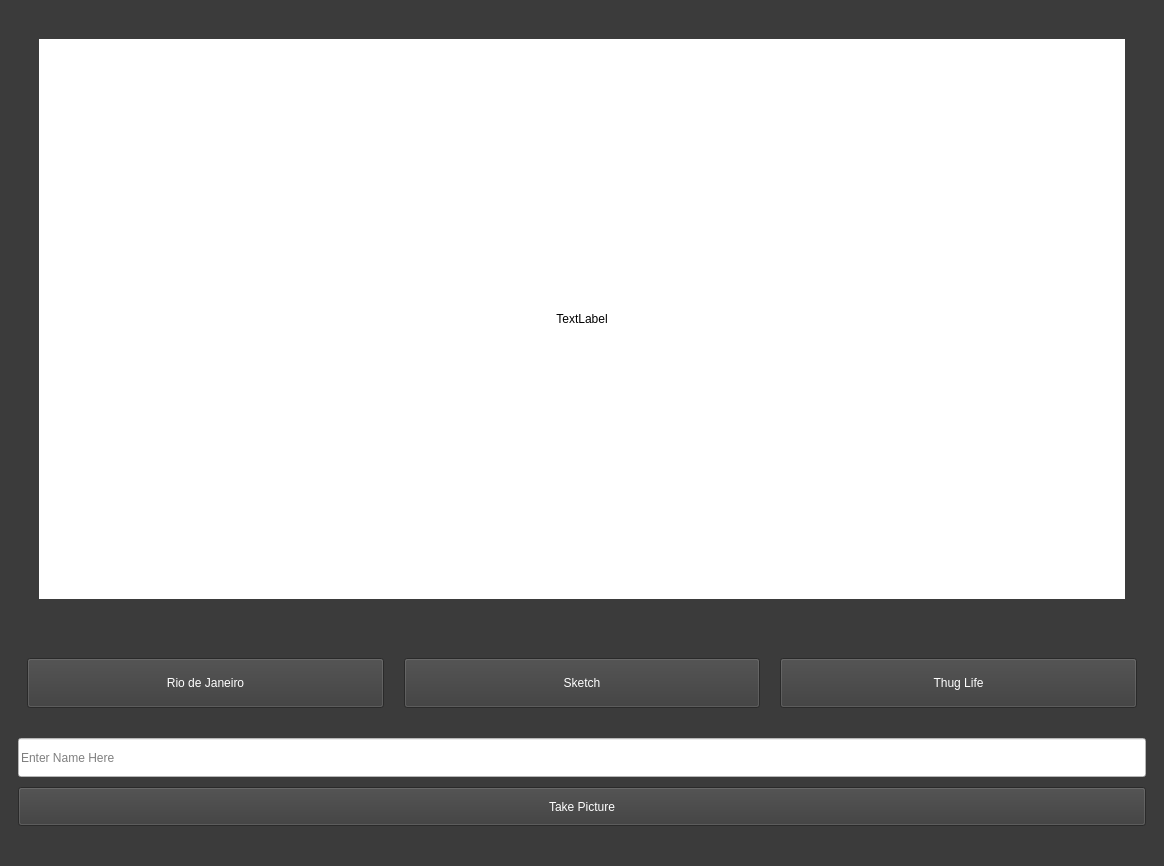
<?xml version="1.0" encoding="UTF-8"?>
<ui version="4.0">
 <class>Filter_Me</class>
 <widget class="QMainWindow" name="Filter_Me">
  <property name="geometry">
   <rect>
    <x>0</x>
    <y>0</y>
    <width>1164</width>
    <height>866</height>
   </rect>
  </property>
  <property name="minimumSize">
   <size>
    <width>1084</width>
    <height>866</height>
   </size>
  </property>
  <property name="windowTitle">
   <string>FilterMe</string>
  </property>
  <property name="layoutDirection">
   <enum>Qt::LayoutDirection::LeftToRight</enum>
  </property>
  <property name="styleSheet">
   <string notr="true">color: white;
background-color: rgb(59, 59, 59);
</string>
  </property>
  <property name="tabShape">
   <enum>QTabWidget::TabShape::Rounded</enum>
  </property>
  <widget class="QWidget" name="centralwidget">
   <layout class="QVBoxLayout" name="verticalLayout">
    <item>
     <layout class="QHBoxLayout" name="horizontalLayout_5">
      <property name="spacing">
       <number>0</number>
      </property>
      <property name="leftMargin">
       <number>30</number>
      </property>
      <property name="topMargin">
       <number>30</number>
      </property>
      <property name="rightMargin">
       <number>30</number>
      </property>
      <property name="bottomMargin">
       <number>30</number>
      </property>
      <item>
       <widget class="QLabel" name="webcam_display">
        <property name="autoFillBackground">
         <bool>false</bool>
        </property>
        <property name="styleSheet">
         <string notr="true">background-color: rgb(255, 255, 255);
color: rgb(0, 0, 0);</string>
        </property>
        <property name="text">
         <string>TextLabel</string>
        </property>
        <property name="textFormat">
         <enum>Qt::TextFormat::RichText</enum>
        </property>
        <property name="alignment">
         <set>Qt::AlignmentFlag::AlignCenter</set>
        </property>
       </widget>
      </item>
     </layout>
    </item>
    <item>
     <widget class="QWidget" name="widget_main" native="true">
      <property name="maximumSize">
       <size>
        <width>16777215</width>
        <height>200</height>
       </size>
      </property>
      <property name="layoutDirection">
       <enum>Qt::LayoutDirection::LeftToRight</enum>
      </property>
      <layout class="QVBoxLayout" name="verticalLayout_2">
       <item>
        <widget class="QWidget" name="widget_buttons" native="true">
         <property name="maximumSize">
          <size>
           <width>16777215</width>
           <height>100</height>
          </size>
         </property>
         <layout class="QHBoxLayout" name="horizontalLayout_3" stretch="0">
          <property name="spacing">
           <number>9</number>
          </property>
          <property name="leftMargin">
           <number>9</number>
          </property>
          <property name="rightMargin">
           <number>9</number>
          </property>
          <item>
           <layout class="QHBoxLayout" name="horizontalLayout">
            <property name="spacing">
             <number>20</number>
            </property>
            <property name="bottomMargin">
             <number>10</number>
            </property>
            <item>
             <widget class="QPushButton" name="btn_rio">
              <property name="maximumSize">
               <size>
                <width>400</width>
                <height>50</height>
               </size>
              </property>
              <property name="text">
               <string>Rio de Janeiro</string>
              </property>
             </widget>
            </item>
            <item>
             <widget class="QPushButton" name="button_sketch">
              <property name="maximumSize">
               <size>
                <width>400</width>
                <height>50</height>
               </size>
              </property>
              <property name="text">
               <string>Sketch</string>
              </property>
             </widget>
            </item>
            <item>
             <widget class="QPushButton" name="button_glasses">
              <property name="maximumSize">
               <size>
                <width>400</width>
                <height>50</height>
               </size>
              </property>
              <property name="text">
               <string>Thug Life</string>
              </property>
              <property name="autoDefault">
               <bool>false</bool>
              </property>
              <property name="default">
               <bool>false</bool>
              </property>
              <property name="flat">
               <bool>false</bool>
              </property>
             </widget>
            </item>
           </layout>
          </item>
         </layout>
        </widget>
       </item>
       <item>
        <layout class="QVBoxLayout" name="verticalLayout_3">
         <property name="spacing">
          <number>10</number>
         </property>
         <property name="topMargin">
          <number>0</number>
         </property>
         <item>
          <layout class="QHBoxLayout" name="horizontalLayout_2">
           <property name="spacing">
            <number>0</number>
           </property>
           <property name="topMargin">
            <number>0</number>
           </property>
           <property name="bottomMargin">
            <number>0</number>
           </property>
           <item>
            <widget class="QLineEdit" name="insert_username">
             <property name="maximumSize">
              <size>
               <width>1300</width>
               <height>100</height>
              </size>
             </property>
             <property name="styleSheet">
              <string notr="true">background-color: rgb(255, 255, 255);
color: rgb(0, 0, 0);</string>
             </property>
             <property name="placeholderText">
              <string>Enter Name Here</string>
             </property>
            </widget>
           </item>
          </layout>
         </item>
         <item>
          <layout class="QHBoxLayout" name="horizontalLayout_4">
           <property name="spacing">
            <number>0</number>
           </property>
           <item>
            <widget class="QPushButton" name="take_photo_button">
             <property name="maximumSize">
              <size>
               <width>1300</width>
               <height>40</height>
              </size>
             </property>
             <property name="text">
              <string>Take Picture</string>
             </property>
            </widget>
           </item>
          </layout>
         </item>
        </layout>
       </item>
      </layout>
     </widget>
    </item>
   </layout>
  </widget>
  <widget class="QStatusBar" name="statusbar"/>
 </widget>
 <resources/>
 <connections/>
</ui>
